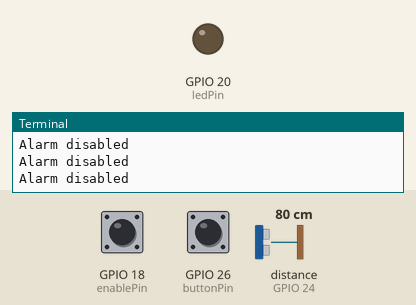
Bench run of a program on a simulated Raspberry Pi (BCM pin numbers). Shown: output pins drawn as LEDs (lit = HIGH), the last lines printed to the terminal. Dashed ring = blinking. Inputs (shaded band) come from the test bench; at power-on: GPIO 18 (enablePin) HIGH, GPIO 26 (buttonPin) HIGH, distance to the obstacle (sensor on GPIO 24) 80 cm. The echo pulse lasts 58.3 µs per cm; the clock reads 2024-03-15 10:24:30 at power-on unless the program sets it; files the program writes start out absent; pins used as bus, display or sensor lines are not drawn.

Above: at 1.2 s.
1.3 s: GPIO 18 (enablePin) pulled LOW for 0.25 s
At 1.8 s:
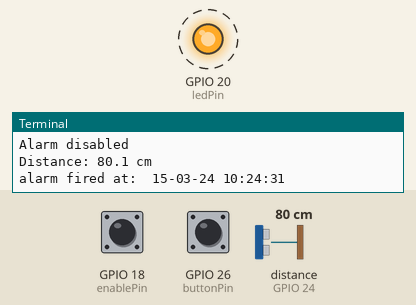
4.5 s: GPIO 26 (buttonPin) pulled LOW for 0.25 s
7.5 s: GPIO 18 (enablePin) pulled LOW for 1 s
At 7.6 s:
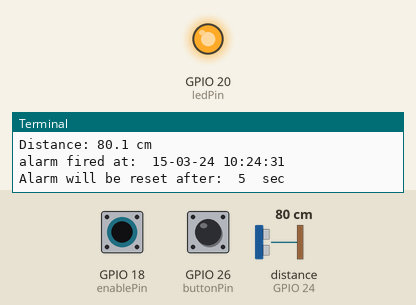
Timing chart, 0 to 10.5 s (numbered marks = the images above; inputs shaded):
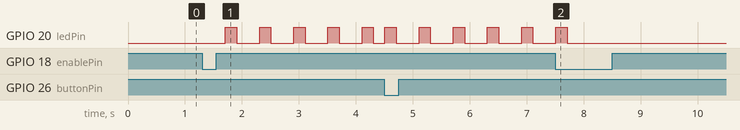

The program:

alarm.py
```python
##################################
# Imports ########################
##################################
import RPi.GPIO as GPIO
import time
import os.path
import math

##################################
# Alarm class ####################
##################################


class Alarm:
	def __init__(self):
		# Enable alarm
		self.enablePin = 18
		self.alarmEnabled = False
		self.previous_input = 0
		# Button
		self.buttonPin = 26
		# Alarm led
		self.ledPin = 20
		# Alarm states
		self.alarmFired = False
		self.timeStampLogged = False
		self.resetAfter = 5
		self.alarmReset = False
		# Distance meter
		self.trigger = 23
		self.echo = 24
		# Fire alarm at 5cm opening
		self.doorOpenedAt = 5


	def getCurrentTimeStamp(self):
	    return time.strftime("%d-%m-%y %H:%M:%S")

	def getCurrentSeconds(self):
		return int(time.time())

	def blinkRedLed(self):
		if self.alarmFired == True and self.alarmReset == False:
			GPIO.output(self.ledPin, True)
			time.sleep(0.2)
			GPIO.output(self.ledPin, False)
			time.sleep(0.2)

	def measure(self):
		GPIO.output(self.trigger, True)
		time.sleep(0.00001)
		GPIO.output(self.trigger, False)

		while GPIO.input(self.echo)==0:
		  pulse_start = time.time()

		while GPIO.input(self.echo)==1:
		  pulse_end = time.time()

		pulse_duration = pulse_end - pulse_start
		self.distance = pulse_duration * 17150
		self.distance = round(self.distance, 1)

		print("Distance:", self.distance, "cm")

		if self.distance > self.doorOpenedAt:
			self.alarmFired = True
			self.alarmReset = False
			self.alarmFiredAt = self.getCurrentTimeStamp()
			f = open('AlarmLog.txt', 'a')
			f.write(self.alarmFiredAt + '\n')
			f.close


	def detectReset(self):
		# Save the time of initial button press
		self.pressedAt = time.time()
		# While button is pressed, count to 5 sec, then reset the counter and the alarm
		while not GPIO.input(self.buttonPin) and self.alarmReset == False:
			self.blinkRedLed()
			print('Alarm will be reset after: ', self.resetAfter - math.floor((time.time() - self.pressedAt)), ' sec')
			if not (time.time() - self.pressedAt) < self.resetAfter:
				if not self.alarmReset:
					print("Alarm has been reset")
					self.reset()


	def reset(self):
		self.alarmFired = False
		self.timeStampLogged = False
		self.alarmReset = True

	def enableAlarm(self):
		input = not GPIO.input(self.enablePin)
		if ((not self.previous_input) and input):
			self.alarmEnabled = not self.alarmEnabled
			self.reset()
		previous_input = input
		time.sleep(0.1)


##################################
# Setup ##########################
##################################
def main():
	try:
		ALARM = Alarm()
		GPIO.setmode(GPIO.BCM)
		GPIO.setup(ALARM.buttonPin, GPIO.IN, pull_up_down = GPIO.PUD_UP)
		GPIO.setup(ALARM.enablePin, GPIO.IN, pull_up_down = GPIO.PUD_UP)
		GPIO.setup(ALARM.ledPin, GPIO.OUT)
		GPIO.setup(ALARM.trigger, GPIO.OUT)
		GPIO.setup(ALARM.echo, GPIO.IN)
		# Ensure the trig pin is low
		GPIO.output(ALARM.trigger, False)
		print('ok')

		while True:
			# If no alarm was fired, measure the distance until the door is opened
			# if it was opened, fire alarm
			# Log timestamp of alarm
			# blink red leds
			ALARM.enableAlarm()
			if ALARM.alarmEnabled == True:
				if ALARM.alarmFired == False:
					ALARM.measure()
				else:
					if ALARM.timeStampLogged == False:
						print('alarm fired at: ', ALARM.alarmFiredAt)
						ALARM.timeStampLogged = True
					ALARM.blinkRedLed()
					ALARM.detectReset()
			else:
				print('Alarm disabled')
			time.sleep(0.1)

	except KeyboardInterrupt:
	    pass
	finally:
		GPIO.cleanup()
		print('Exit program')

# main segment
if __name__ == "__main__":
    main()
```

Measured:
- after the input at 1.3 s, GPIO 20 (ledPin): alternates HIGH for 0.20 s and LOW for 0.40 s, starting after 0.41 s
- after the input at 7.5 s, GPIO 20 (ledPin): goes on until 7.7 s, then stays LOW
